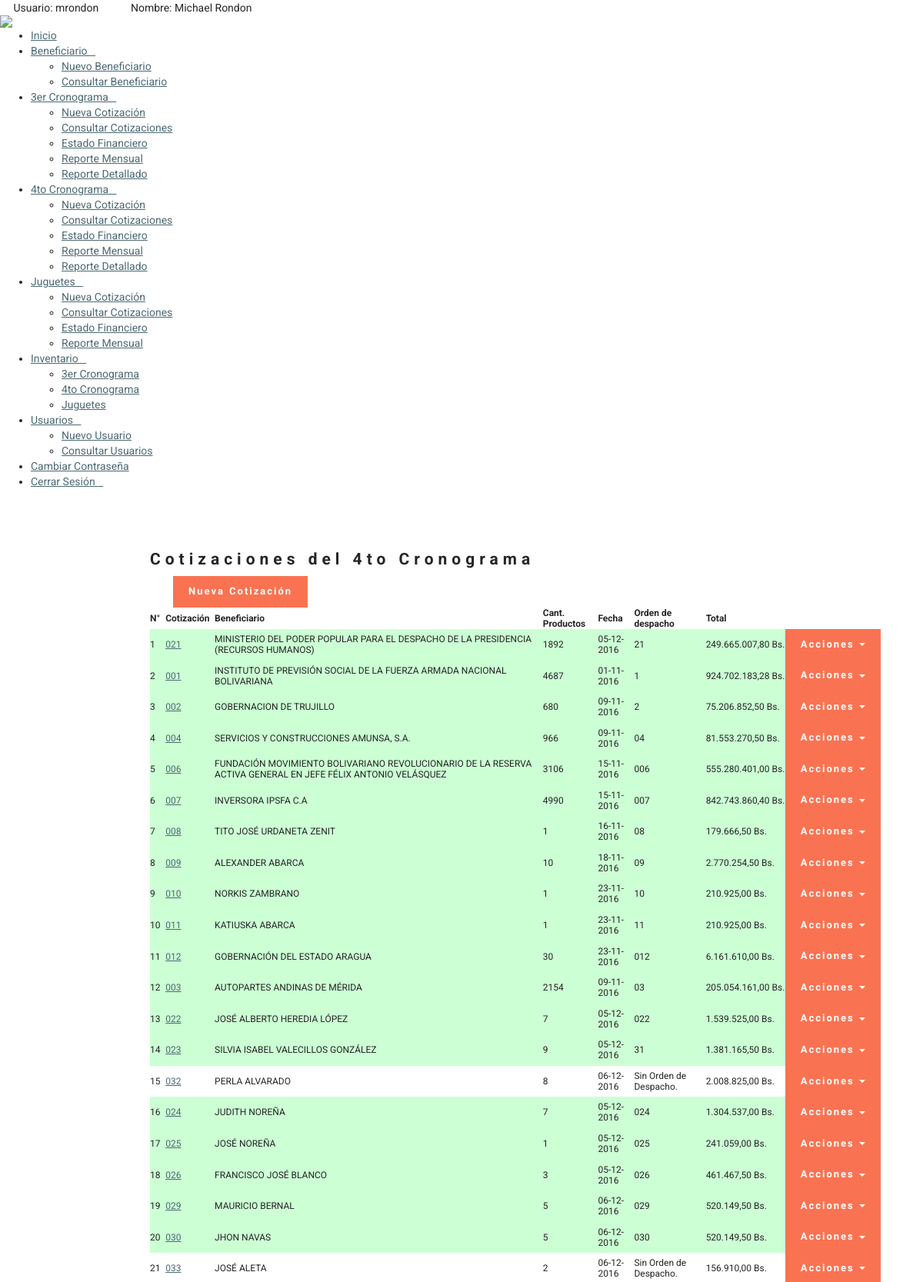
The app's page /?view=4toCronograma (signed in, upper part) with its own data.
### tables this page shows
CREATE TABLE `usuarios` (
  `id_usuario` bigint(20) NOT NULL,
  `user` varchar(100) NOT NULL,
  `nombre` varchar(100) NOT NULL,
  `password` varchar(100) NOT NULL,
  `id_status` tinyint(4) NOT NULL,
  `id_perfil` int(11) NOT NULL
);

CREATE TABLE `empresa` (
  `id_empresa` bigint(255) NOT NULL,
  `nombre` varchar(255) NOT NULL,
  `rif` varchar(20) NOT NULL,
  `direccion` text NOT NULL,
  `telefono` varchar(7) NOT NULL,
  `contacto` varchar(255) NOT NULL,
  `id_cod_tlf` int(11) NOT NULL,
  `id_status` int(11) NOT NULL,
  `telefono2` varchar(7) DEFAULT NULL,
  `id_cod_tlf2` int(11) DEFAULT NULL,
  `correo` varchar(100) DEFAULT NULL
);

### core/bin/functions/Users.php (called while the page is built, shortened)
<?php
	function Users(){
		$db=new Conexion();
		$sql=$db->query("SELECT * FROM usuarios;");
		if($db->rows($sql)>0){
			while($data=$db->recorrer($sql)){
				$users[$data['id_usuario']]=$data;
			}
		}else{
			$users=$_SESSION['users'];
		}
		return $_SESSION['users'];
	}
?>

### core/core.php (called while the page is built, shortened)
<?php
	require('core/models/classConexion.php');
	require('core/bin/functions/Users.php');
	require('core/bin/functions/Beneficiarios.php');
	$_users=Users();
	$_beneficiario=Beneficiario();
	$_cotizacion3er=Cotizacion3er();
	$_ordenes3er=Ordenes3er();
	$_despacho3er=Despacho3er();
	require('core/bin/functions/Cotizacion4to.php');
	require('core/bin/functions/Despacho4to.php');
	$_cotizacion4to=Cotizacion4to();
	$_despacho4to=Despacho4to();
?>

### core/models/classConexion.php (called while the page is built, shortened)
<?php
	class Conexion extends mysqli{
		public function rows($query){
			return mysqli_num_rows($query);
		}
		public function liberar($query){
			return mysqli_free_result($query);
		}
		public function recorrer($query){
			return mysqli_fetch_array($query);
		}
	}
?>

### core/bin/functions/Cotizacion4to.php (called while the page is built, shortened)
<?php
	function Cotizacion4to(){
		$db=new Conexion();
		$sql=$db->query("SELECT * FROM cotizacion_4to;");
		if($db->rows($sql)>0){
			while($data=$db->recorrer($sql)){
				$_cotizacion4to[$data['id_cotizacion']]=$data;
			}
		}else{
			$_cotizacion4to=false;
		}
		return $_cotizacion4to;
	}
?>

### core/bin/functions/Beneficiarios.php (called while the page is built, shortened)
<?php
	function Beneficiario(){
		$db=new Conexion();
		$sql=$db->query("SELECT * FROM empresa ORDER BY nombre;");
		if($db->rows($sql)>0){
			while($data=$db->recorrer($sql)){
				$_beneficiario[$data['id_empresa']]=$data;
			}
		}else{
			$_beneficiario=false;
		}
		return $_beneficiario;
	}
?>

### core/bin/functions/Despacho4to.php (called while the page is built, shortened)
<?php
	function Despacho4to(){
		$db=new Conexion();
		$sql=$db->query("SELECT * FROM despacho_4to;");
		if($db->rows($sql)>0){
			while($data=$db->recorrer($sql)){
				$_despacho4to[$data['id_cotizacion']]=$data;
			}
		}else{
			$_despacho4to=false;
		}
		return $_despacho4to;
	}
?>

### core/bin/functions/Cotizacion3er.php (called while the page is built, shortened)
<?php
	function Cotizacion3er(){
		$db=new Conexion();
		$sql=$db->query("SELECT * FROM cotizacion;");
		if($db->rows($sql)>0){
			while($data=$db->recorrer($sql)){
				$_cotizacion3er[$data['id_cotizacion']]=$data;
			}
		}else{
			$_cotizacion3er=false;
		}
		return $_cotizacion3er;
	}
?>

### core/bin/functions/Ordenes3er.php (called while the page is built, shortened)
<?php
	function Ordenes3er(){
		$db=new Conexion();
		$sql=$db->query("SELECT * FROM ordenes;");
		if($db->rows($sql)>0){
			while($data=$db->recorrer($sql)){
				$_ordenes3er[$data['id_cotizacion']]=$data;
			}
		}else{
			$_ordenes3er=false;
		}
		return $_ordenes3er;
	}
?>

### core/bin/functions/Despacho3er.php (called while the page is built, shortened)
<?php
	function Despacho3er(){
		$db=new Conexion();
		$sql=$db->query("SELECT * FROM despacho;");
		if($db->rows($sql)>0){
			while($data=$db->recorrer($sql)){
				$_despacho3er[$data['id_cotizacion']]=$data;
			}
		}else{
			$_despacho3er=false;
		}
		return $_despacho3er;
	}
?>

### html/4to_Cronograma/allCotizacion.php (the view, shortened to what this page needs)
<?php
	include(HTML_DIR."overall/header.php");
	include(HTML_DIR."overall/menu.php");
?>
<body>
	<div class="container-fluid" style="margin-left: 180px; padding-top: 50px; margin-right: 40px;">
		<h3>Cotizaciones del 4to Cronograma</h3>
		<div class="col-md-12">
			<div class="col-md-2">
				<a class="btn btn-danger" href="?view=4toCronograma&mode=addCotizacion">Nueva Cotización <i class="fa fa-sign-in" aria-hidden="true"></i></a>
			</div>
		</div>
		<br><br>
		<table id="tabla" class="display" cellspacing="0" width="100%" style="font-size: 12px;">
			<thead>
				<tr>
					<th>N°</th>
					<th>Cotizaci&oacute;n</th>
					<th>Beneficiario</th>
					<th>Cant. Productos</th>
					<th>Fecha</th>
					<th>Orden de despacho</th>
					<th>Total</th>
					<th></th>
				</tr>
			</thead>
			<tbody>
				<?php
					$contador=1;
					foreach ($_cotizacion4to as $_cotizacion4to){
						$fecha=date("d-m-Y", strtotime($_cotizacion4to['fecha']));
						if($_cotizacion4to['despacho']==0){
							$color="#FFF";
						}else if($_cotizacion4to['despacho']==1){
							$color="#CCFFD4";
						}else if($_cotizacion4to['despacho']==2){
							$color="#FFCCCC";
						}
						?>
							<tr style="background-color: <?php echo $color;?>;">
								<td><?php echo $contador;?></td>
								<td><a href="?view=4toCronograma&mode=verCotizacion&id=<?php echo $_cotizacion4to['id_cotizacion'];?>"><?php echo $_cotizacion4to['cotizacion'];?></a></td>
								<td><?php echo $_beneficiario[$_cotizacion4to['id_empresa']]['nombre'];?></td>
								<td><?php echo $_cotizacion4to['unidades_total'];?></td>
								<td><?php echo $fecha;?></td>
								<td>
									<?php
										if($_cotizacion4to['despacho']==0){
											echo "Sin Orden de Despacho.";
										}else if($_cotizacion4to['despacho']==1){
											echo $_despacho4to[$_cotizacion4to['id_cotizacion']]['despacho'];
										}else if($_cotizacion4to['despacho']==2){
											echo "Anulada";
										}
									?>
								</td>
								<td><?php echo $_cotizacion4to['total'];?></td>
								<td>
									<div class="dropdown">
	  									<button class="btn btn-danger dropdown-toggle" type="button" id="dropdownMenu1" data-toggle="dropdown" aria-haspopup="true" aria-expanded="true">
	    									Acciones
	    									<span class="caret"></span>
	  									</button>
									</div>
								</td>
							</tr>
						<?php
						$contador++;
					}
				?>
			</tbody>
		</table>
	</div>
	<br><br>
</body>
</html>

### html/overall/menu.php (shortened to what this page needs)
<div class="barra">
	<div class="usuario">
		<?php echo "Usuario: ".$_users[$_SESSION['app_id']]['user']."&nbsp;&nbsp;&nbsp;&nbsp;&nbsp;&nbsp;&nbsp;&nbsp;&nbsp;&nbsp;&nbsp;&nbsp;Nombre: ".$_users[$_SESSION['app_id']]['nombre'];?>
	</div>
</div>
<header>
	<nav>
		<div class="logo">
			<img class="foto" src="<?php echo LOGO;?>">
		</div>
		<ul class="menu">
			<li id="inicio"><a href="?view=index" class='navegacion'>Inicio</a></li>
			<li id="submenu1">
				<a class='navegacion'>Beneficiario&nbsp;&nbsp;&nbsp;<i class="fa fa-caret-down flecha" aria-hidden="true"></i></a>
				<ul id="children1">
					<li><a href="?view=beneficiario&mode=add" class='navegacion'>Nuevo Beneficiario</a></li>
					<li><a href="?view=beneficiario" class='navegacion'>Consultar Beneficiario</a></li>
				</ul>
			</li>
			<li id="submenu2">
				<a class='navegacion'>3er Cronograma&nbsp;&nbsp;&nbsp;<i class="fa fa-caret-down flecha" aria-hidden="true"></i></a>
				<ul id="children2">
					<li><a href="?view=3erCronograma&mode=addCotizacion" class='navegacion'>Nueva Cotización</a></li>
					<li><a href="?view=3erCronograma" class='navegacion'>Consultar Cotizaciones</a></li>
					<li><a href="?view=3erCronograma&mode=estadoFinanciero" class='navegacion'>Estado Financiero</a></li>
					<li><a href="?view=3erCronograma&mode=estadoCotizaciones" class='navegacion'>Reporte Mensual</a></li>
					<li><a href="?view=3erCronograma&mode=pdfDetallado" class='navegacion'>Reporte Detallado</a></li>
				</ul>
			</li>
			<li id="submenu4">
				<a class='navegacion'>4to Cronograma&nbsp;&nbsp;&nbsp;<i class="fa fa-caret-down flecha" aria-hidden="true"></i></a>
				<ul id="children4">
					<li><a href="?view=4toCronograma&mode=addCotizacion" class='navegacion'>Nueva Cotización</a></li>
					<li><a href="?view=4toCronograma" class='navegacion'>Consultar Cotizaciones</a></li>
					<li><a href="?view=4toCronograma&mode=estadoFinanciero" class='navegacion'>Estado Financiero</a></li>
					<li><a href="?view=4toCronograma&mode=estadoCotizaciones" class='navegacion'>Reporte Mensual</a></li>
					<li><a href="?view=4toCronograma&mode=pdfDetallado" class='navegacion'>Reporte Detallado</a></li>
				</ul>
			</li>
			<li id="submenu5">
				<a class='navegacion'>Juguetes&nbsp;&nbsp;&nbsp;<i class="fa fa-caret-down flecha" aria-hidden="true"></i></a>
				<ul id="children5">
					<li><a href="?view=Juguetes&mode=addCotizacion" class='navegacion'>Nueva Cotización</a></li>
					<li><a href="?view=Juguetes" class='navegacion'>Consultar Cotizaciones</a></li>
					<li><a href="?view=Juguetes&mode=estadoFinanciero" class='navegacion'>Estado Financiero</a></li>
					<li><a href="?view=Juguetes&mode=estadoCotizaciones" class='navegacion'>Reporte Mensual</a></li>
				</ul>
			</li>
			<?php
				if($_users[$_SESSION['app_id']]['id_perfil']==1 || $_users[$_SESSION['app_id']]['id_perfil']==3 || $_users[$_SESSION['app_id']]['id_perfil']==4){
					?>
						<li id="submenu6">
							<a class='navegacion'>Inventario&nbsp;&nbsp;&nbsp;<i class="fa fa-caret-down flecha" aria-hidden="true"></i></a>
							<ul id="children6">
								<li><a href="?view=inventario&mode=3erCronograma" class='navegacion'>3er Cronograma</a></li>
								<li><a href="?view=inventario&mode=4toCronograma" class='navegacion'>4to Cronograma</a></li>
								<li><a href="?view=inventario&mode=Juguetes" class='navegacion'>Juguetes</a></li>
							</ul>
						</li>
					<?php
				}
				if($_users[$_SESSION['app_id']]['id_perfil']==1){
					?>
						<li id="submenu3">
							<a class='navegacion'>Usuarios&nbsp;&nbsp;&nbsp;<i class="fa fa-caret-down flecha" aria-hidden="true"></i></a>
							<ul id="children3">
								<li><a href="?view=user&mode=add" class='navegacion'>Nuevo Usuario</a></li>
								<li><a href="?view=user" class='navegacion'>Consultar Usuarios</a></li>
							</ul>
						</li>
					<?php
				}
			?>
			<li id="matricula"><a href="?view=pass&mode=change" class='navegacion'>Cambiar Contraseña</a></li>
			<li id="cerrar"><a href="?view=logout" class='navegacion'>Cerrar Sesi&oacute;n&nbsp;&nbsp;&nbsp;<i class="fa fa-power-off" aria-hidden="true"></i></a></li>
		</ul>
	</nav>
</header>

### records on screen
usuarios: user "mrondon", nombre "Michael Rondon"
empresa: nombre "MINISTERIO DEL PODER POPULAR PARA EL DESPACHO DE LA PRESIDENCIA (RECURSOS HUMANOS)"
empresa: nombre "INSTITUTO DE PREVISIÓN SOCIAL DE LA FUERZA ARMADA NACIONAL BOLIVARIANA"
empresa: nombre "GOBERNACION DE TRUJILLO"
usuarios: id_perfil "2"
empresa: nombre "SERVICIOS Y CONSTRUCCIONES AMUNSA, S.A."
empresa: nombre "FUNDACIÓN MOVIMIENTO BOLIVARIANO REVOLUCIONARIO DE LA RESERVA ACTIVA GENERAL EN JEFE FÉLIX ANTONIO VELÁSQUEZ"
empresa: nombre "INVERSORA IPSFA C.A"
empresa: nombre "TITO JOSÉ URDANETA ZENIT"
empresa: nombre "ALEXANDER ABARCA"
empresa: nombre "NORKIS ZAMBRANO"
empresa: nombre "KATIUSKA ABARCA"
empresa: nombre "GOBERNACIÓN DEL ESTADO ARAGUA"
empresa: nombre "AUTOPARTES ANDINAS DE MÉRIDA"
empresa: nombre "JOSÉ ALBERTO HEREDIA LÓPEZ"
empresa: nombre "SILVIA ISABEL VALECILLOS GONZÁLEZ"
empresa: nombre "PERLA ALVARADO"
empresa: nombre "JUDITH NOREÑA"
empresa: nombre "JOSÉ NOREÑA"
empresa: nombre "FRANCISCO JOSÉ BLANCO"
empresa: nombre "MAURICIO BERNAL"
empresa: nombre "JHON NAVAS"
empresa: nombre "JOSÉ ALETA"

### other values on screen
$_cotizacion4to['cotizacion'] "021"
$_cotizacion4to['unidades_total'] "1892"
$fecha "05-12-2016"
$_despacho4to[$_cotizacion4to['id_cotizacion']]['despacho'] "21"
$_cotizacion4to['total'] "249.665.007,80 Bs."
$_cotizacion4to['cotizacion'] "001"
$_cotizacion4to['unidades_total'] "4687"
$fecha "01-11-2016"
$_despacho4to[$_cotizacion4to['id_cotizacion']]['despacho'] "1"
$_cotizacion4to['total'] "924.702.183,28 Bs."
$_cotizacion4to['cotizacion'] "002"
$_cotizacion4to['unidades_total'] "680"
$fecha "09-11-2016"
$_cotizacion4to['total'] "75.206.852,50 Bs."
$_cotizacion4to['cotizacion'] "004"
